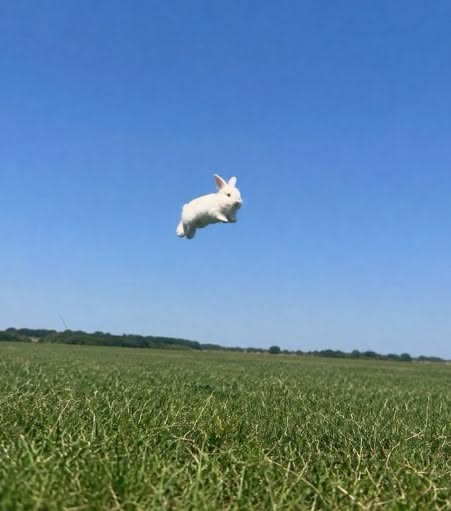
#> input picture assets/whiterabbit.jpg, 451 x 511 px
$ python warp.py ../../assets/whiterabbit.jpg out.png
#> lines starting #> are read from the running program, lines starting #| are printed output that depends on the picture
#!/usr/bin/env python3
"""Make a second frame with motion we already know the answer to.

Real footage cannot tell you whether tracking worked — a plausible-looking
result and a correct one are indistinguishable by eye. So the first motion
experiments run against synthetic frames whose displacement field is exact and
written down, and the fit is scored against that rather than against a guess.

    tools/warp.py src.jpg out/ --size 451x511 --patch 0.40,0.18,0.30,0.28 --shift 0.06,0.02
    tools/warp.py src.jpg out/ --motion 0.1,0.1,0.2,0.2,0.04,0 --motion 0.6,0.6,0.2,0.2,-0.03,-0.02

Writes a.png, b.png and truth.json into the output directory.
"""
import argparse, json, math, pathlib
from PIL import Image


def numbers(ap, flag, spec, count):
    try:
        values = [float(v) for v in spec.split(",")]
    except ValueError:
        ap.error(f"{flag} wants {count} finite numbers (got {spec!r})")
    if len(values) != count or not all(math.isfinite(v) for v in values):
        ap.error(f"{flag} wants {count} finite numbers (got {spec!r})")
    return values


def main():
    ap = argparse.ArgumentParser()
    ap.add_argument("src")
    ap.add_argument("out")
    ap.add_argument("--size", default="451x511")
    ap.add_argument("--patch", default=None,
                    help="x,y,w,h in normalized units; omit for whole-frame motion")
    ap.add_argument("--shift", default=None, help="dx,dy in normalized units (default 0.05,0.0)")
    ap.add_argument("--motion", action="append", default=[],
                    help="x,y,w,h,dx,dy; repeat for multiple translated regions")
    ap.add_argument("--rotate", type=float, default=0.0, help="degrees, about the patch centre")
    ap.add_argument("--scale", type=float, default=1.0)
    a = ap.parse_args()
    if not math.isfinite(a.scale) or a.scale <= 0:
        ap.error("--scale must be positive and finite")
    if not math.isfinite(a.rotate):
        ap.error("--rotate must be finite")
    if a.motion and (a.patch is not None or a.shift is not None or a.rotate != 0.0 or a.scale != 1.0):
        ap.error("--motion cannot be combined with --patch, --shift, --rotate, or --scale")

    try:
        W, H = (int(v) for v in a.size.split("x"))
    except ValueError:
        ap.error(f"--size wants WxH (got {a.size!r})")
    if W <= 0 or H <= 0:
        ap.error("--size dimensions must be positive")
    unit = float(max(W, H))
    out = pathlib.Path(a.out)
    out.mkdir(parents=True, exist_ok=True)

    src = Image.open(a.src).convert("RGB").resize((W, H), Image.LANCZOS)
#> src is the input picture: PIL image 451x511 RGB; mean R, G, B 97.5, 132.8, 159.4
    src.save(out / "a.png")

    motions = []
    if a.motion:
        for spec in a.motion:
            values = numbers(ap, "--motion", spec, 6)
            px = values[:4]
            if px[2] <= 0 or px[3] <= 0:
                ap.error("--motion width and height must be positive")
            motions.append({
                "patch": px, "shift": values[4:],
                "rotate_deg": 0.0, "scale": 1.0,
            })
    else:
        dx, dy = numbers(ap, "--shift", a.shift or "0.05,0.0", 2)
        px = numbers(ap, "--patch", a.patch, 4) if a.patch else None
        if px and (px[2] <= 0 or px[3] <= 0):
            ap.error("--patch width and height must be positive")
        motions.append({
            "patch": px, "shift": [dx, dy],
            "rotate_deg": a.rotate, "scale": a.scale,
        })

    # Inverse-map every destination pixel: for each pixel in b, work out where
    # it came from in a. Forward-mapping would leave holes.
    b = src.copy()
    sp = src.load()
    bp = b.load()
    for motion in motions:
        px = motion["patch"]
        dx, dy = motion["shift"]
        th = math.radians(motion["rotate_deg"])
        ct, st = math.cos(-th), math.sin(-th)
        inv_s = 1.0 / motion["scale"]

        if px:
            cx, cy = px[0] + px[2] / 2, px[1] + px[3] / 2
            x0, y0 = int(px[0] * unit), int(px[1] * unit)
            x1, y1 = int((px[0] + px[2]) * unit), int((px[1] + px[3]) * unit)
        else:
            cx, cy = 0.5 * W / unit, 0.5 * H / unit
            x0, y0, x1, y1 = 0, 0, W, H

        for j in range(max(0, y0), min(H, y1)):
            for i in range(max(0, x0), min(W, x1)):
                # destination in normalized units, undo the motion to find the source
                u, v = (i + 0.5) / unit - dx, (j + 0.5) / unit - dy
                u, v = u - cx, v - cy
                u, v = (ct * u - st * v) * inv_s, (st * u + ct * v) * inv_s
                u, v = u + cx, v + cy
                si, sj = int(u * unit), int(v * unit)
                bp[i, j] = sp[si, sj] if 0 <= si < W and 0 <= sj < H else (0, 0, 0)
    b.save(out / "b.png")
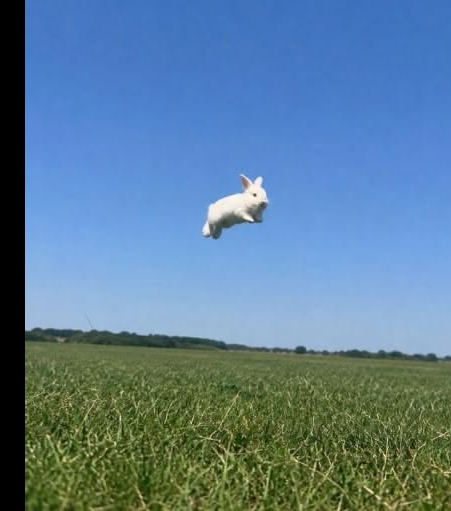
#> saved as b.png: PIL image 451x511 RGB; mean R, G, B 92, 125.4, 150.2

    truth = {"size": [W, H], "unit": unit}
    if len(motions) == 1:
        truth.update(motions[0])
    else:
        truth["motions"] = motions
    (out / "truth.json").write_text(json.dumps(truth, indent=2))

    if len(motions) == 1:
        motion = motions[0]
        where = f"patch {motion['patch']}" if motion["patch"] else "whole frame"
        print(
            f"{W}x{H} · {where} · shift {motion['shift'][0]},{motion['shift'][1]}"
            f" · rot {motion['rotate_deg']} · scale {motion['scale']} -> {out}"
        )
    else:
        print(f"{W}x{H} · {len(motions)} translated regions -> {out}")


if __name__ == "__main__":
    main()
